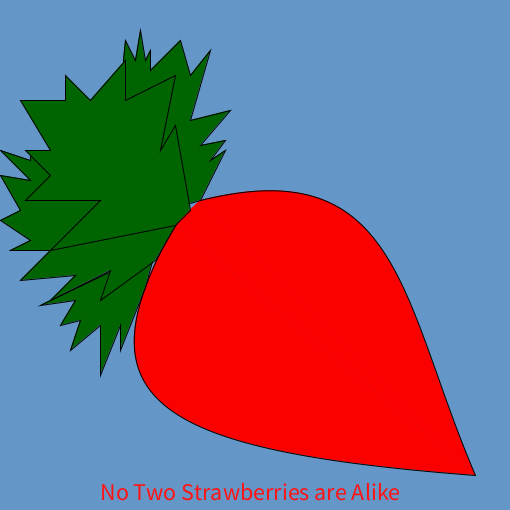
Frame 1 (no input)
Frame 60 (the mouse pressed at the canvas centre just before this capture): identical to frame 1, image omitted
Frame 120 (the mouse held since frame 60 and released just before this capture): identical to frame 1, image omitted

The Processing sketch that drew this single still picture (run headless with seeded random() and noise(); from frame 60 on, the mouse is pressed at the canvas centre):

// Processing sketch: processing_85650
// ── processing_85650.pde

void setup() {
  size(510, 510);
  background(100, 150, 200);
  smooth();
  strawberry();

  textSize(24);
  fill(255, 20, 20);
  text("No Two Strawberries are Alike", 100, 500);
}
void draw() {
}
void mouseClicked() {
  if (mouseButton==LEFT) {
    strawberry();
    noStroke();
    fill(255);
    for (int i=0;i<7;i=i+1) {
      ellipse(random(144, 410), random(300, 350), 2, 5);  
      ellipse(random(155, 380), random(250, 300), 2, 5);
      ellipse(random(175, 360), random(225, 250), 2, 5); 
      ellipse(random(200, 325), random(200, 225), 2, 5);  
      ellipse(random(153, 430), random(350, 400), 2, 5); 
      ellipse(random(200, 445), random(400, 425), 2, 5);
      ellipse(random(275, 455), random(425, 450), 2, 5);
    }
  }
}
void strawberry() {
  stroke(250, 0, 0);
  fill(250, 0, 0);
  triangle(200, 200, 175, 224, 475, 475);
  stroke(0);
  bezier(200, 200, 400, 150, 400, 300, 475, 475);
  bezier(175, 224, 75, 400, 150, 450, 475, 475);

  stroke(0);
  fill(0, 100, 0);
  beginShape();
  vertex(155, 250);
  vertex(145, 287);
  vertex(120, 350);
  vertex(120, 325);
  vertex(100, 375);
  vertex(100, 325);
  vertex(70, 350);
  vertex(80, 320);
  vertex(60, 325);
  vertex(75, 300);
  vertex(40, 305);
  vertex(50, 300);
  endShape(CLOSE);


  beginShape();
  vertex(190, 200);
  vertex(155, 260);
  vertex(100, 300);
  vertex(110, 270);
  vertex(50, 300);
  vertex(75, 275);
  vertex(20, 280);
  vertex(50, 250);
  vertex(10, 250);
  vertex(30, 240);
  vertex(0, 220);
  vertex(20, 210);
  vertex(0, 175);
  vertex(30, 180);
  vertex(0, 150);
  vertex(30, 160);
  vertex(30, 155);
  endShape(CLOSE);

  beginShape();
  vertex(130, 220);
  vertex(200, 200);
  vertex(225, 150);
  vertex(210, 160);
  vertex(225, 140);
  vertex(200, 145);
  vertex(230, 110);
  vertex(190, 120);
  vertex(210, 50);
  vertex(190, 75);
  vertex(180, 40);
  vertex(150, 70);
  vertex(150, 50);
  vertex(145, 60);
  vertex(140, 30);
  vertex(135, 60);
  vertex(125, 40);
  vertex(123, 60);
  endShape(CLOSE);

  beginShape();
  vertex(175, 225);
  vertex(50, 250);
  vertex(100, 200);
  vertex(25, 200);
  vertex(50, 175);
  vertex(25, 150);
  vertex(50, 150);
  vertex(20, 100);
  vertex(65, 100);
  vertex(65, 75);
  vertex(90, 100);
  vertex(125, 60);
  vertex(125, 100);
  vertex(175, 75);
  vertex(160, 150);
  vertex(175, 125);
  vertex(190, 210);
  endShape(CLOSE);
}
